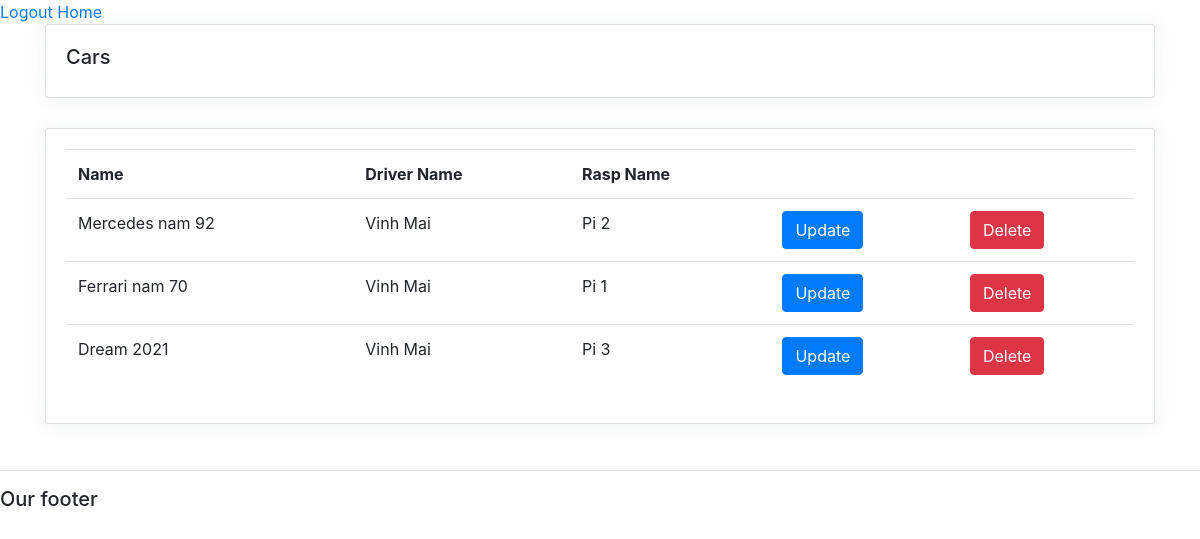
The page /cars/ on the database as committed earlier.
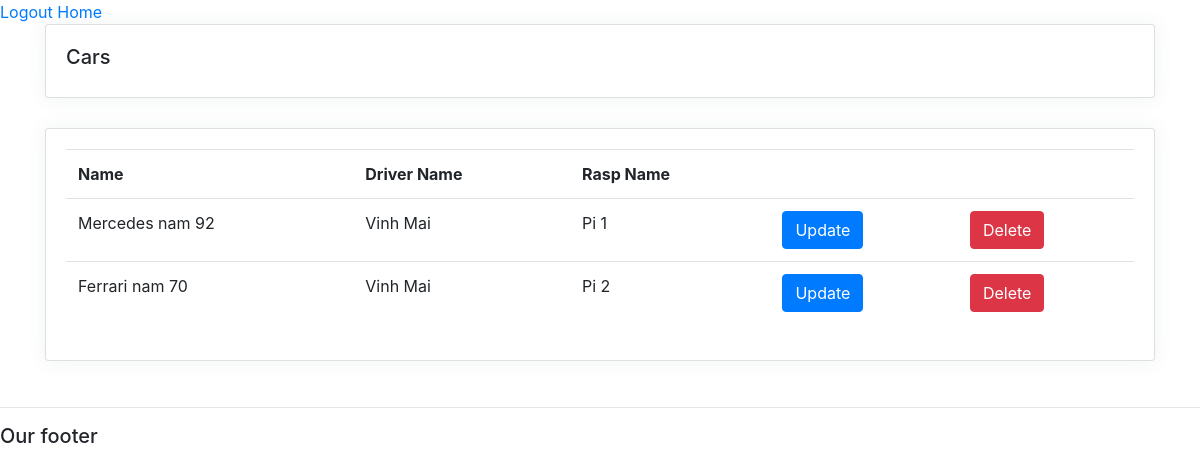
The same page on the database as committed later.
### accounts/models.py (models this page shows, shortened)
class Car(models.Model):
    name = models.CharField(max_length=50)
    driver = models.ForeignKey(Driver, null=True, on_delete=models.CASCADE)
    licensePlate = models.CharField(max_length=10, null=True)
    boughtDate = models.DateTimeField(auto_now_add=True, null=True)

class Driver(models.Model):
    profile = models.OneToOneField(Profile, null=True, on_delete=models.CASCADE)
    licenseDriver = models.CharField(max_length=10, null=True, blank=True)

class Profile(models.Model):
    ROLES = (
        ("admin", "admin"),
        ("driver", "driver"),
    )
    user = models.OneToOneField(User, null=True, blank=True, on_delete=models.CASCADE)
    name = models.CharField(max_length=50)
    phone = models.CharField(max_length=20, null=True, blank=True)
    role = models.CharField(max_length=20, choices=ROLES)
    email = models.CharField(max_length=30, null=True, blank=True)
    date_created = models.DateTimeField(auto_now_add=True)

class RaspDevice(models.Model):
    STATUS = (
        ("online", "online"),
        ("offline", "offline"),
    )
    name = models.CharField(max_length=50)
    car = models.OneToOneField(Car, null=True, on_delete=models.SET_NULL)
    status = models.CharField(max_length=50, null=True, blank=True, choices=STATUS)
    lastActive = models.DateTimeField(null=True, blank=True)
    date_created = models.DateTimeField(auto_now_add=True)

### accounts/views.py (the view)
# urls.py: path("cars/", views.carsPage, name="cars"),
def carsPage(request):
    cars = Car.objects.all()
    context = {"cars": cars}
    return render(request, "accounts/cars.html", context)

### accounts/templates/accounts/cars.html (shortened to what this page needs)
{% extends 'accounts/main.html' %}
{% load static %}
{% block content %}
<div class='container'>
    <div class="row">
        <div class="col-md">
            <div class="card card-body">
                <h5>Cars</h5>
            </div>
            <div class="card card-body">
                <table class="table">
                    <tr>
                        <th>Name</th>
                        <th>Driver Name</th>
                        <th>Rasp Name</th>
                        <th></th>
                        <th></th>
                    </tr>
                    {% for car in cars %}
                    <tr>
                        <td>{{ car.name }}</td>
                        <td>{{ car.driver.profile.name }}</td>
                        <td>{{ car.raspdevice.name }}</td>
                        <td><a href="{% url 'updateCar' car.id %}" class="btn btn-primary">Update</a></td>
                        <td><a href="{% url 'deleteCar' car.id %}" class="btn btn-danger">Delete</a></td>
                    </tr>
                    {% endfor %}
                </table>
            </div>
        </div>
    </div>
</div>
{% endblock %}

### accounts/templates/accounts/main.html (shortened to what this page needs)
{% load static %}
<!DOCTYPE html>
<html>
<head>
    <link rel="stylesheet" href="https://stackpath.bootstrapcdn.com/bootstrap/4.3.1/css/bootstrap.min.css"
>
    <link rel="stylesheet" href="{% static '/css/main.css' %}">
    <link rel="stylesheet" href="{% static '/css/profile.css' %}">
    <link rel="stylesheet" href="https://stackpath.bootstrapcdn.com/bootstrap/4.1.3/css/bootstrap.min.css"
>
    <link rel="stylesheet" href="https://use.fontawesome.com/releases/v5.6.1/css/all.css"
>
</head>
<body>
    <span><a href="{% url 'logout' %}">Logout</a></span>
    <span><a href="{% url 'home' %}">Home</a></span>
    <div class="container-fluid">
        {% block content %}
        {% endblock %}
    </div>
</body>
<footer>
    <hr>
    <h5>Our footer</h5>
</footer>
</html>

### static/css/main.css (style rules this page uses)
body { margin: 0; padding: 0; height: 100vh; }

### static/css/profile.css (style rules this page uses)
body { background-color: #f9f9fa }
.card { border-radius: 5px; -webkit-box-shadow: 0 1px 20px 0 rgba(69, 90, 100, 0.08); box-shadow: 0 1px 20px 0 rgba(69, 90, 100, 0.08); border: none; margin-bottom: 30px }

Rows that differ between the two databases and show on the page:
removed Car: name "Dream 2021", driver.profile.name "Vinh Mai", raspdevice.name "Pi 3"
computed for Car "Mercedes nam 92": raspdevice.name "Pi 2" → "Pi 1"
computed for Car "Ferrari nam 70": raspdevice.name "Pi 1" → "Pi 2"
